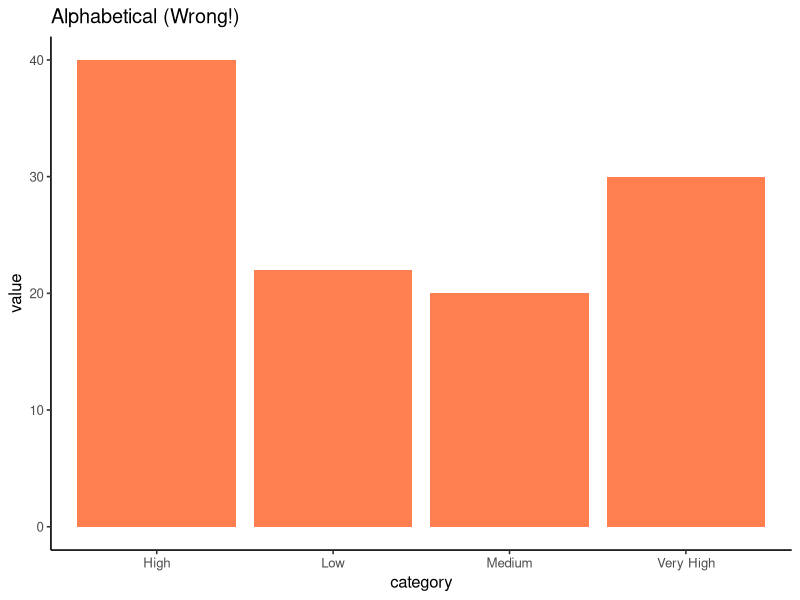
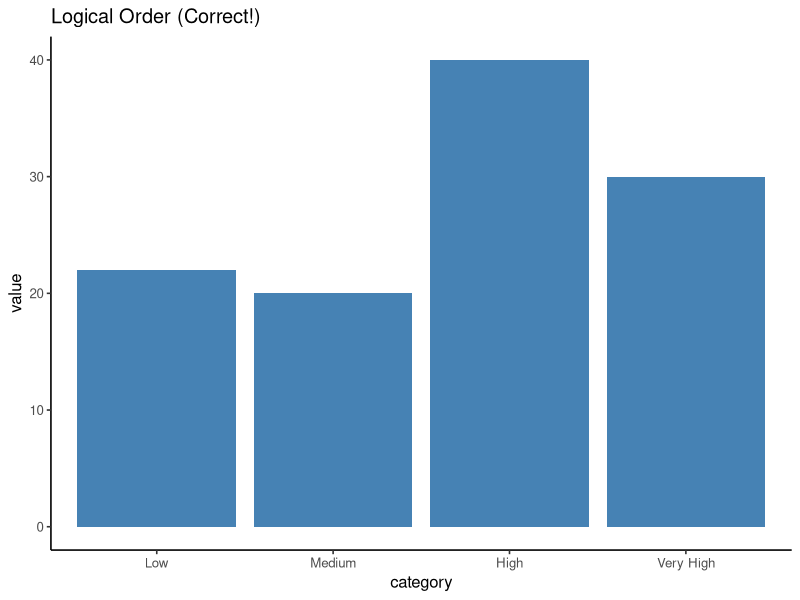
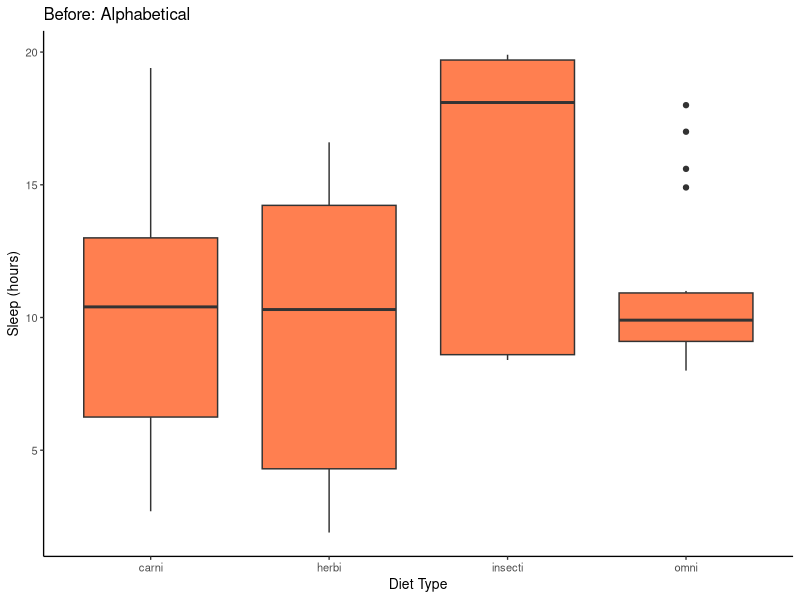
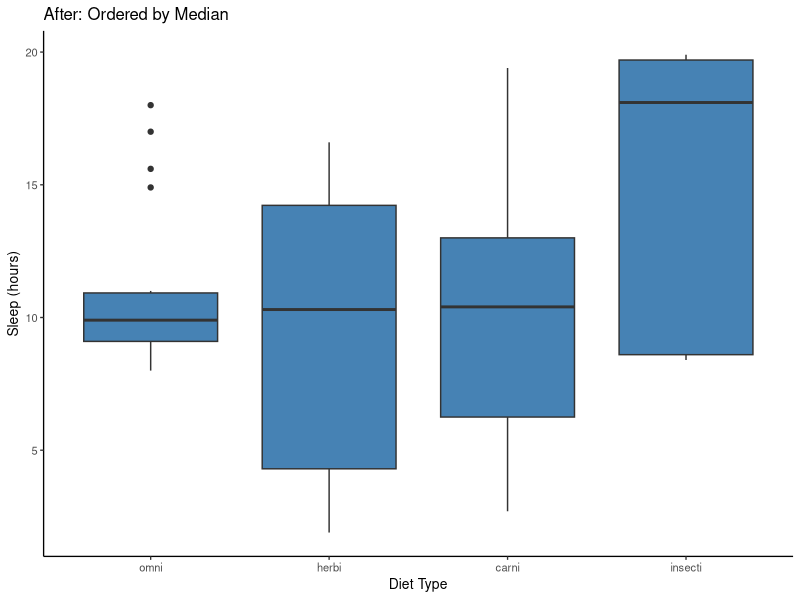

R code for these plots, in order:
## ---- chunk 1
#| label: setup-factors
#| echo: false
#| eval: true
#| message: false

library(ggplot2)
library(dplyr)
library(forcats)
## ---- chunk 2
#| label: factors-problem-alphabetical
#| echo: true
#| eval: true
#| fig-width: 5
#| fig-height: 4

library(ggplot2)

# Create data with logical categories
category_df <- data.frame(
  category = c("Low", "Medium", "High", "Very High", "Low", "High"),
  value = c(10, 20, 15, 30, 12, 25)
)

# R defaults to alphabetical!
ggplot(category_df, aes(x = category, y = value)) +
  geom_col(fill = "coral") +
  theme_classic(base_size = 12) +
  labs(title = "Alphabetical (Wrong!)")
## ---- chunk 3
#| label: factors-solution-ordered
#| echo: true
#| eval: true
#| fig-width: 5
#| fig-height: 4

# Specify levels explicitly
category_df$category <- factor(category_df$category,
                       levels = c("Low", "Medium", "High", "Very High"))

# Now plots use logical order!
ggplot(category_df, aes(x = category, y = value)) +
  geom_col(fill = "steelblue") +
  theme_classic(base_size = 12) +
  labs(title = "Logical Order (Correct!)")
## ---- chunk 4
#| label: factors-before
#| echo: true
#| eval: true
#| fig-width: 5
#| fig-height: 4

# Before: alphabetical order
ggplot(msleep %>% filter(!is.na(vore)),
  aes(x = vore,
      y = sleep_total)) +
  geom_boxplot(fill = "coral") +
  theme_classic(base_size = 10) +
  labs(title = "Before: Alphabetical",
       x = "Diet Type", y = "Sleep (hours)")

# Order: carni, herbi, insecti, omni
# Meaningless!
## ---- chunk 5
#| label: factors-after
#| echo: true
#| eval: true
#| fig-width: 5
#| fig-height: 4

library(forcats)
# After: ordered by median sleep
ggplot(msleep %>% filter(!is.na(vore)),
  aes(x = fct_reorder(vore,
           sleep_total,
           median,
           na.rm = TRUE),
      y = sleep_total)) +
  geom_boxplot(fill = "steelblue") +
  theme_classic(base_size = 10) +
  labs(title = "After: Ordered by Median",
       x = "Diet Type", y = "Sleep (hours)")

# Ordered by sleep time - logical!
